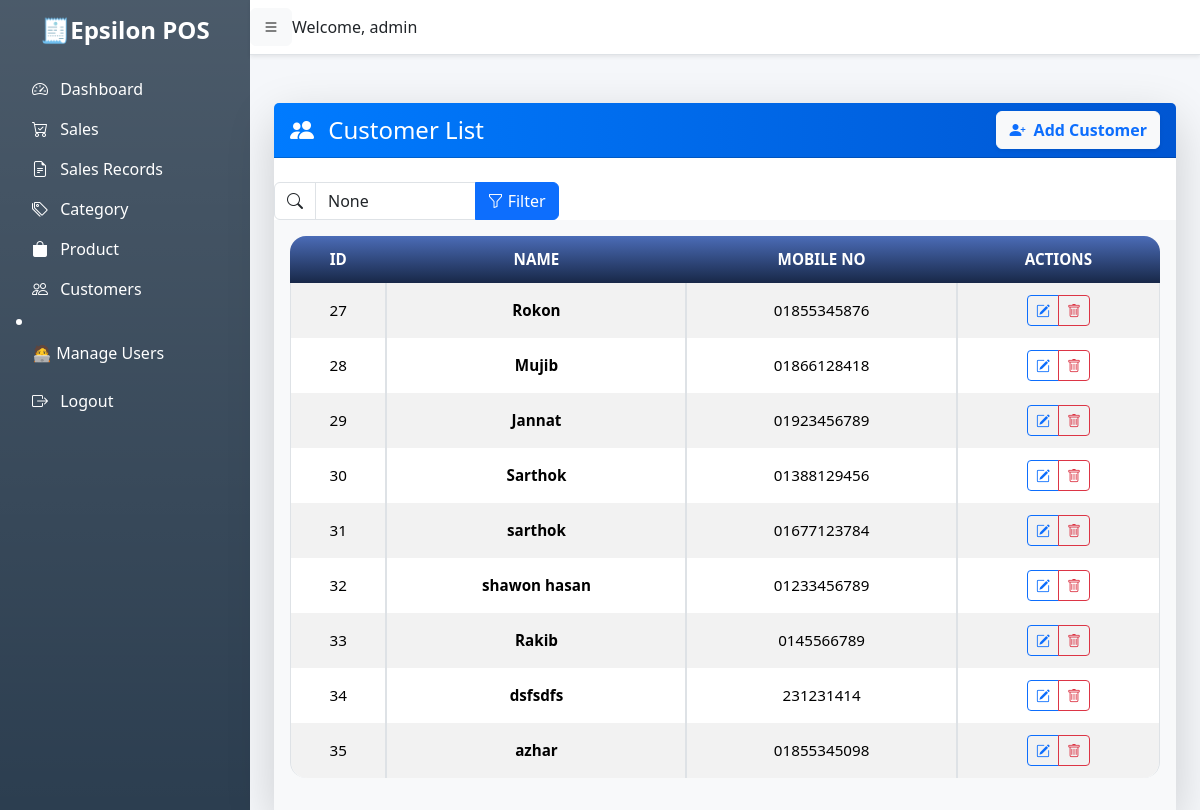
The app's page /customers/ (signed in), older data.
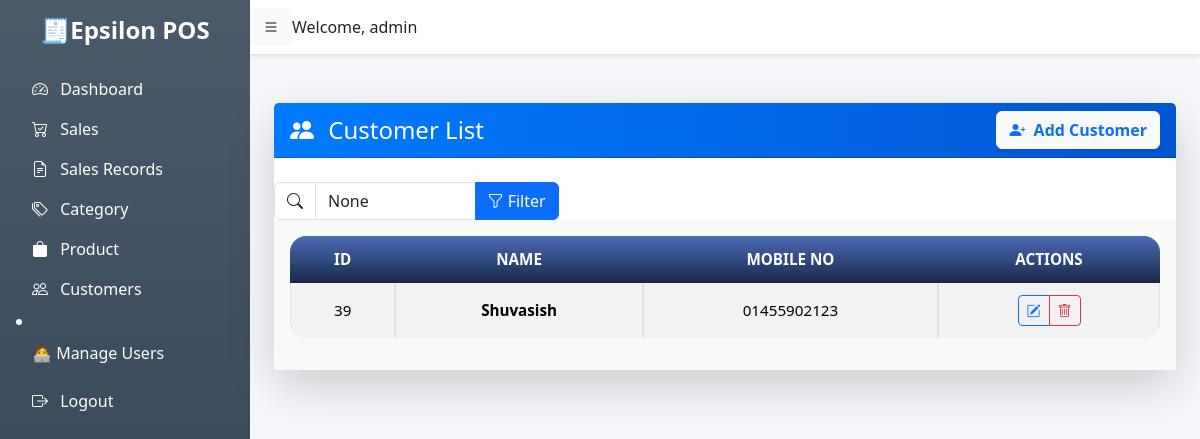
The same page, newer data.
### pos/models.py (models this page shows, shortened)
class Customer(models.Model):
    name = models.CharField(max_length=255)
    mobile_no = models.CharField(max_length=11, unique=True)
    created_at = models.DateTimeField(auto_now_add=True)
    updated_at = models.DateTimeField(auto_now=True)

### pos/views.py (the view)
# urls.py: path('customers/', views.customer_list, name='customer_list'),
@login_required
def customer_list(request):
    query = request.GET.get('q')
    if query:
        customers = Customer.objects.filter(name__icontains=query) | Customer.objects.filter(mobile_no__icontains=query)
    else:
        customers = Customer.objects.all()
    paginator = Paginator(customers, 10)  # 10 per page
    page_number = request.GET.get('page')
    page_obj = paginator.get_page(page_number)
    return render(request, 'pos/customer_list.html', {'page_obj': page_obj, 'query': query})

### pos/templates/pos/customer_list.html (shortened to what this page needs)
{% extends 'pos/base.html' %}
{% load static %}
{% block content %}
<div class="container mt-5">
    <div class="card shadow-lg border-0 rounded-4">
        <div class="card-header bg-gradient-primary text-white d-flex justify-content-between align-items-center flex-wrap">
            <h4 class="mb-0">
                <i class="bi bi-people-fill me-2"></i> Customer List
            </h4>
            <a href="{% url 'customer_add' %}" class="btn btn-light text-primary fw-semibold shadow-sm mt-2 mt-sm-0">
                <i class="bi bi-person-plus-fill me-1"></i> Add Customer
            </a>
        </div>
         <div class="row">
            <div class="col-lg-4">
                <form method="GET" class="mt-4">
                <div class="input-group">
                    <span class="input-group-text bg-white"><i class="bi bi-search"></i></span>
                    <input
                        type="text"
                        name="q"
                        class="form-control"
                        placeholder="Search by name or mobile number..."
                        value="{{ query }}"
                    >
                    <button class="btn btn-primary" type="submit">
                        <i class="bi bi-funnel"></i> Filter
                    </button>
                </div>
            </form>
            </div>
            <div class="col-lg-4"></div>
            <div class="col-lg-4"></div>
         </div>
        <div class="card-body bg-light">
            <div class="table-responsive">
                <table class="table table-striped table-bordered align-middle text-center table-hover table lu-table">
                    <thead class="text-uppercase">
                        <tr>
                            <th>ID</th>
                            <th>Name</th>
                            <th>Mobile No</th>
                            <th>Actions</th>
                        </tr>
                    </thead>
                    <tbody>
                        {% for customer in page_obj %}
                        <tr>
                            <td>{{ customer.id }}</td>
                            <td class="fw-semibold">{{ customer.name }}</td>
                            <td>{{ customer.mobile_no }}</td>
                            <td>
                                <div class="btn-group">
                                    <a href="{% url 'customer_edit' customer.id %}" class="btn btn-sm btn-outline-primary" title="Edit">
                                        <i class="bi bi-pencil-square"></i>
                                    </a>
                                    <a href="{% url 'customer_delete' customer.id %}" class="btn btn-sm btn-outline-danger" title="Delete"
                                       onclick="return confirm('Are you sure you want to delete this customer?');">
                                        <i class="bi bi-trash"></i>
                                    </a>
                                </div>
                            </td>
                        </tr>
                        {% endfor %}
                    </tbody>
                </table>
            </div>
        </div>
    </div>
</div>
{% endblock %}

Row changes from the older to the newer data that the page shows:
removed Customer: id "27", name "Rokon", mobile_no "01855345876"
removed Customer: id "28", name "Mujib", mobile_no "01866128418"
removed Customer: id "29", name "Jannat", mobile_no "01923456789"
removed Customer: id "30", name "Sarthok", mobile_no "01388129456"
removed Customer: id "31", name "sarthok", mobile_no "01677123784"
removed Customer: id "32", name "shawon hasan", mobile_no "01233456789"
removed Customer: id "33", name "Rakib", mobile_no "0145566789"
removed Customer: id "34", name "dsfsdfs", mobile_no "231231414"
removed Customer: id "35", name "azhar", mobile_no "01855345098"
added Customer: id "39", name "Shuvasish", mobile_no "01455902123"
